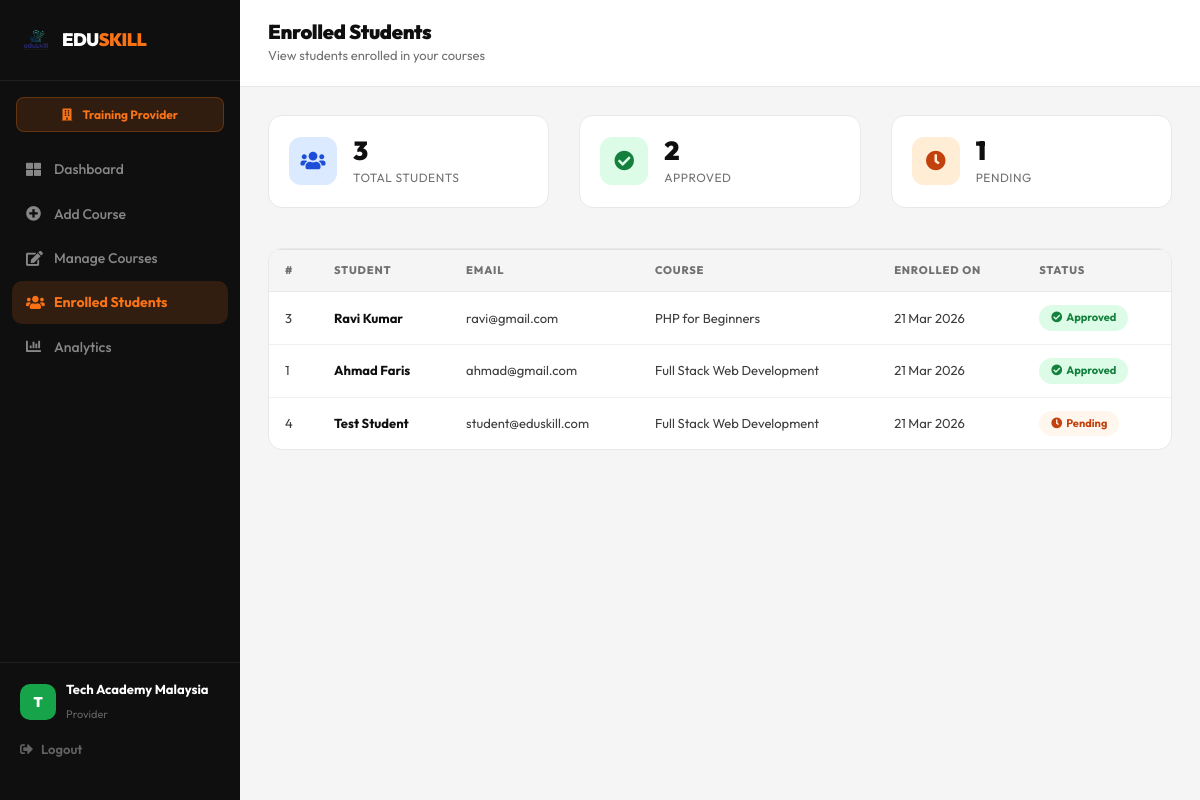
Screenshot of /provider/course_students.php (signed in) with the database file from the repository.
### tables this page shows
CREATE TABLE IF NOT EXISTS enrollments (
    id          INT AUTO_INCREMENT PRIMARY KEY,
    student_id  INT NOT NULL,
    course_id   INT NOT NULL,
    notes       TEXT,
    status      ENUM('pending','approved','rejected') DEFAULT 'pending',
    enrolled_at TIMESTAMP DEFAULT CURRENT_TIMESTAMP,
    FOREIGN KEY (student_id) REFERENCES students(id) ON DELETE CASCADE,
    FOREIGN KEY (course_id)  REFERENCES courses(id)  ON DELETE CASCADE,
    UNIQUE KEY unique_enrollment (student_id, course_id)
);

CREATE TABLE IF NOT EXISTS students (
    id         INT AUTO_INCREMENT PRIMARY KEY,
    name       VARCHAR(100) NOT NULL,
    email      VARCHAR(100) NOT NULL UNIQUE,
    phone      VARCHAR(20),
    password   VARCHAR(255) NOT NULL,
    created_at TIMESTAMP DEFAULT CURRENT_TIMESTAMP
);

CREATE TABLE IF NOT EXISTS courses (
    id           INT AUTO_INCREMENT PRIMARY KEY,
    provider_id  INT NOT NULL,
    title        VARCHAR(200) NOT NULL,
    category     VARCHAR(100) NOT NULL,
    duration     VARCHAR(50) NOT NULL,
    description  TEXT,
    price        DECIMAL(10,2) DEFAULT 0.00,
    max_students INT DEFAULT 30,
    status       ENUM('pending','approved','rejected') DEFAULT 'pending',
    created_at   TIMESTAMP DEFAULT CURRENT_TIMESTAMP,
    FOREIGN KEY (provider_id) REFERENCES providers(id) ON DELETE CASCADE
);

### provider/course_students.php (the view, shortened to what this page needs)
<?php
require_once '../config/database.php';
$provider_id   = $_SESSION['user_id'];
$provider_name = $_SESSION['user_name'] ?? 'Provider';
$result = mysqli_query($conn, "
    SELECT e.id, e.status, e.enrolled_at,
           s.name as student, s.email as student_email,
           c.title as course
    FROM enrollments e
    JOIN students s ON e.student_id = s.id
    JOIN courses c ON e.course_id = c.id
    WHERE c.provider_id = $provider_id
    ORDER BY e.enrolled_at DESC
");
$total    = mysqli_fetch_assoc(mysqli_query($conn, "SELECT COUNT(*) as c FROM enrollments e JOIN courses c ON e.course_id=c.id WHERE c.provider_id=$provider_id"))['c'];
$approved = mysqli_fetch_assoc(mysqli_query($conn, "SELECT COUNT(*) as c FROM enrollments e JOIN courses c ON e.course_id=c.id WHERE c.provider_id=$provider_id AND e.status='approved'"))['c'];
$pending  = mysqli_fetch_assoc(mysqli_query($conn, "SELECT COUNT(*) as c FROM enrollments e JOIN courses c ON e.course_id=c.id WHERE c.provider_id=$provider_id AND e.status='pending'"))['c'];
?>
<!DOCTYPE html>
<html lang="en">
<head>
    <link rel="stylesheet" href="https://stackpath.bootstrapcdn.com/bootstrap/4.5.2/css/bootstrap.min.css">
    <link rel="stylesheet" href="https://cdnjs.cloudflare.com/ajax/libs/font-awesome/5.15.4/css/all.min.css">
    <link rel="stylesheet" href="../css/style.css">
    <link rel="stylesheet" href="../css/pasang.css">
    <link rel="stylesheet" href="../css/archana.css">
</head>
<body class="dashboard-body">
<div class="dashboard-wrap">
    <aside class="dash-sidebar provider-sidebar">
        <div class="dsb-brand">
            <a href="../index.php">
                <img src="../images/logo.png" alt="Logo" style="width:32px;height:32px;border-radius:8px;object-fit:cover;">
                <span class="dsb-brand-text">EDU<span class="dsb-brand-accent">SKILL</span></span>
            </a>
        </div>
        <div class="dsb-role-badge provider-role-badge"><i class="fas fa-building mr-2"></i> Training Provider</div>
        <nav class="dsb-nav">
            <a href="dashboard.php" class="dsb-link"><i class="fas fa-th-large"></i> Dashboard</a>
            <a href="add_course.php" class="dsb-link"><i class="fas fa-plus-circle"></i> Add Course</a>
            <a href="edit_course.php" class="dsb-link"><i class="fas fa-edit"></i> Manage Courses</a>
            <a href="course_students.php" class="dsb-link active"><i class="fas fa-users"></i> Enrolled Students</a>
                <a href="analytics.php" class="dsb-link">
                <i class="fas fa-chart-bar"></i> Analytics
            </a>
        </nav>
        <div class="dsb-bottom">
            <div class="dsb-user-info">
                <div class="dsb-avatar provider-avatar"><?php echo strtoupper(substr($provider_name,0,1)); ?></div>
                <div><strong><?php echo htmlspecialchars($provider_name); ?></strong><span>Provider</span></div>
            </div>
            <a href="../auth/logout.php" class="dsb-logout"><i class="fas fa-sign-out-alt"></i> Logout</a>
        </div>
    </aside>
    <main class="dash-main">
        <div class="dash-topbar">
            <div>
                <h4 class="dash-page-title">Enrolled Students</h4>
                <p class="dash-page-sub">View students enrolled in your courses</p>
            </div>
        </div>
        <div class="dash-content">
        <div class="row mb-4">
            <div class="col-6 col-lg-4 mb-3">
                <div class="dstat-card">
                    <div class="dstat-icon" style="background:#dbeafe;color:#1d4ed8;"><i class="fas fa-users"></i></div>
                    <div class="dstat-info"><h3><?php echo $total; ?></h3><p>Total Students</p></div>
                </div>
            </div>
            <div class="col-6 col-lg-4 mb-3">
                <div class="dstat-card">
                    <div class="dstat-icon" style="background:#dcfce7;color:#15803d;"><i class="fas fa-check-circle"></i></div>
                    <div class="dstat-info"><h3><?php echo $approved; ?></h3><p>Approved</p></div>
                </div>
            </div>
            <div class="col-6 col-lg-4 mb-3">
                <div class="dstat-card">
                    <div class="dstat-icon" style="background:#ffedd5;color:#c2410c;"><i class="fas fa-clock"></i></div>
                    <div class="dstat-info"><h3><?php echo $pending; ?></h3><p>Pending</p></div>
                </div>
            </div>
        </div>
        <div class="dash-card">
            <div class="dash-table-wrap">
                <table class="table dash-table">
                    <thead>
                        <tr><th>#</th><th>Student</th><th>Email</th><th>Course</th><th>Enrolled On</th><th>Status</th></tr>
                    </thead>
                    <tbody>
                        <?php while($e = mysqli_fetch_assoc($result)): ?>
                        <tr>
                            <td><?php echo $e['id']; ?></td>
                            <td><strong><?php echo htmlspecialchars($e['student']); ?></strong></td>
                            <td><?php echo htmlspecialchars($e['student_email']); ?></td>
                            <td><?php echo htmlspecialchars($e['course']); ?></td>
                            <td><?php echo date('d M Y', strtotime($e['enrolled_at'])); ?></td>
                            <td>
                                <?php if($e['status']=='approved'): ?>
                                    <span class="status-approved"><i class="fas fa-check-circle mr-1"></i>Approved</span>
                                <?php elseif($e['status']=='pending'): ?>
                                    <span class="status-pending"><i class="fas fa-clock mr-1"></i>Pending</span>
                                <?php else: ?>
                                    <span class="status-rejected"><i class="fas fa-times-circle mr-1"></i>Rejected</span>
                                <?php endif; ?>
                            </td>
                        </tr>
                        <?php endwhile; ?>
                    </tbody>
                </table>
            </div>
        </div>
        </div>
    </main>
</div>
</body>
</html>

### css/style.css (style rules this page uses)
:root { --orange: #f97316; --orange-dk: #ea580c; --orange-lt: #fff7ed; --orange-mid: #fed7aa; --black: #0f0f0f; --dark: #1a1a1a; --text: #3d3d3d; --muted: #717171; --border: #e8e8e8; --bg: #fafafa; --white: #ffffff; --green: #16a34a; --green-lt: #dcfce7; --blue: #2563eb; --blue-lt: #dbeafe; --purple: #7c3aed; --purple-lt: #ede9fe; --pink: #db2777; --pink-lt: #fce7f3; --teal: #0f766e; --teal-lt: #ccfbf1; --nav-h: 72px; --radius: 14px; --radius-lg: 20px; --radius-xl: 28px; --shadow: 0 2px 8px rgba(0,0,0,0.06), 0 1px 2px rgba(0,0,0,0.04); --shadow-md: 0 8px 24px rgba(0,0,0,0.08), 0 2px 8px rgba(0,0,0,0.04); --shadow-lg: 0 20px 48px rgba(0,0,0,0.10); }
* { margin: 0; padding: 0; box-sizing: border-box; }
body { font-family: 'Open Sans', sans-serif; }
h1, h2, h3 { font-family: 'Roboto', sans-serif; }
body { font-family: 'Outfit', sans-serif; color: var(--text); background: var(--white); padding-top: var(--nav-h); font-size: 16px; line-height: 1.6; -webkit-font-smoothing: antialiased; }
h1, h2, h3, h4, h5, h6 { font-family: 'Outfit', sans-serif; color: var(--black); line-height: 1.15; font-weight: 800; }
a { text-decoration: none; color: inherit; }
img { max-width: 100%; height: auto; display: block; }

### css/archana.css (style rules this page uses)
.provider-sidebar .dsb-link.active { background: rgba(249,115,22,0.15); color: #f97316 !important; }

### rows the page displays
enrollments: id "3", student.name "Ravi Kumar", student.email "ravi@gmail.com", course.title "PHP for Beginners", enrolled_at "21 Mar 2026", status "approved" (drawn)
enrollments: id "1", student.name "Ahmad Faris", student.email "ahmad@gmail.com", course.title "Full Stack Web Development", enrolled_at "21 Mar 2026", status "approved" (drawn)
enrollments: id "4", student.name "Test Student", student.email "student@eduskill.com", course.title "Full Stack Web Development", enrolled_at "21 Mar 2026", status "pending" (drawn)

### other values shown
substr($provider_name,0,1) "T"
$provider_name "Tech Academy Malaysia"
$total "3"
$approved "2"
$pending "1"
